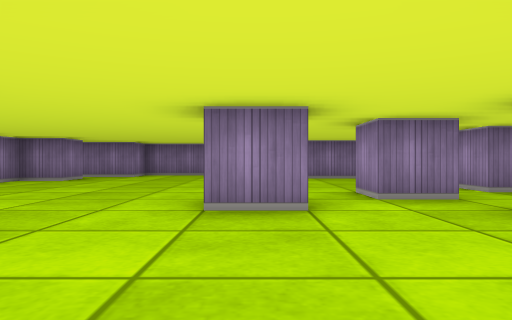
[1] (above)

23 first-person views from a walk through a cub3D ray-caster map. The camera is about half as high as the walls, looks level and sees 70° across. The floor is counted in squares. Each view is taken from the middle of a square. On the plan, view 1 faces up. The plan holds only what a view shows up to about 9 squares ahead; the rest is blank.

[2]
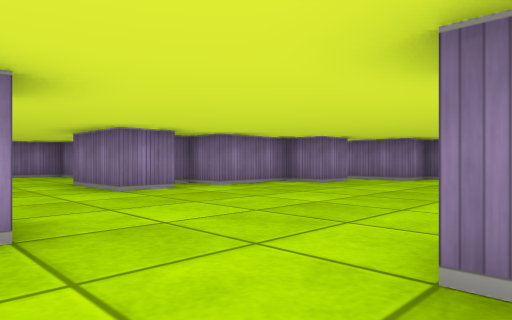

[3]
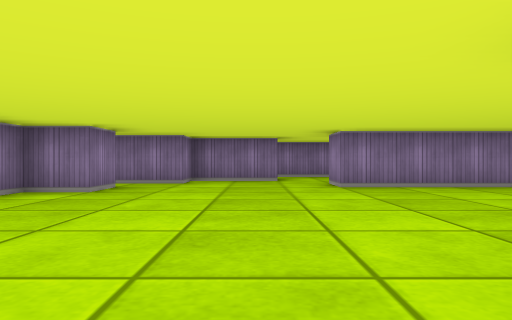

[4]
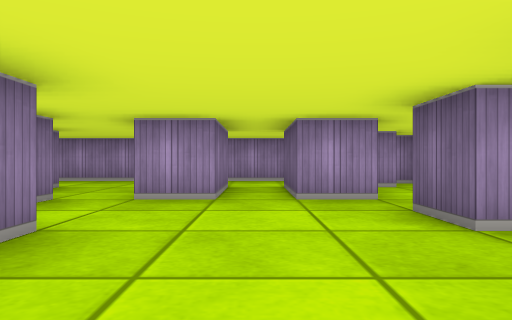

[5]
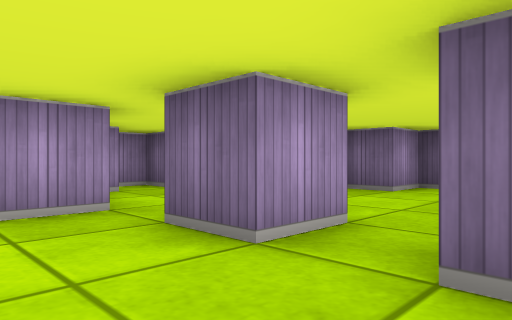

[6]
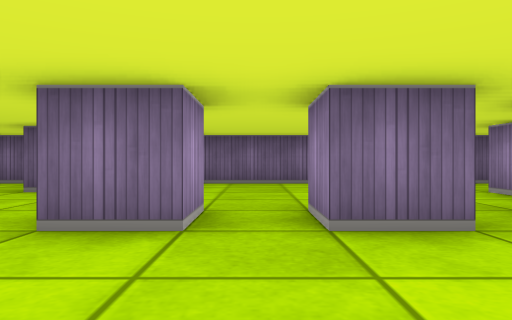

[7]
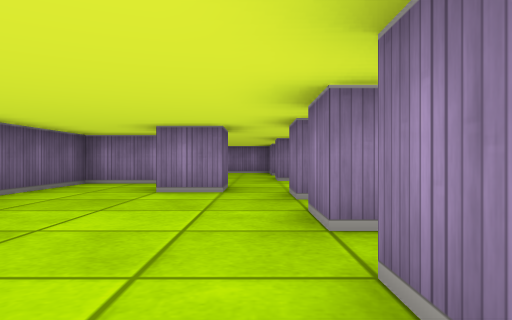

[8]
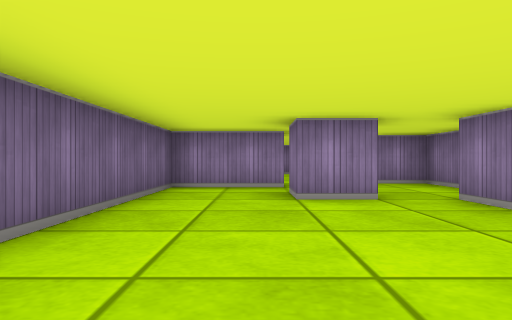

[9]
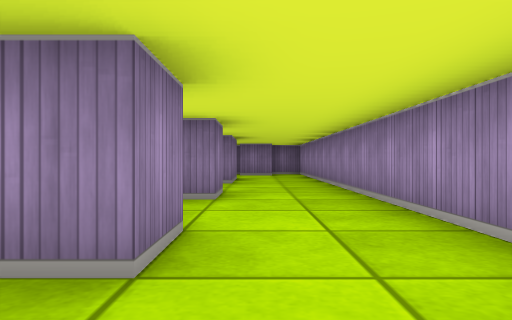

[10]
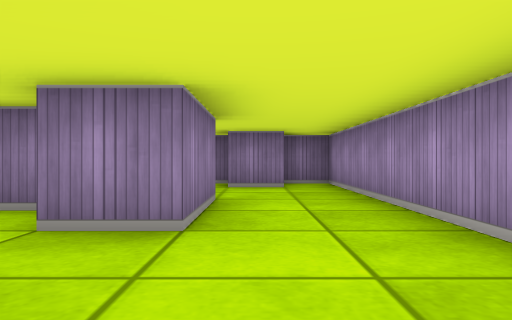

[11]
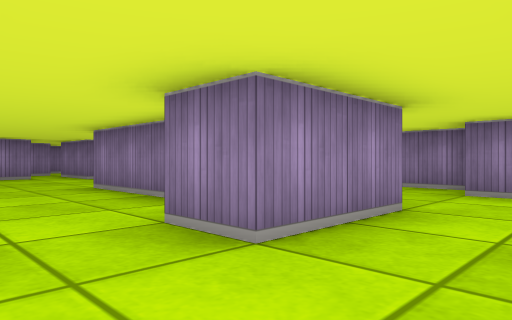

[12]
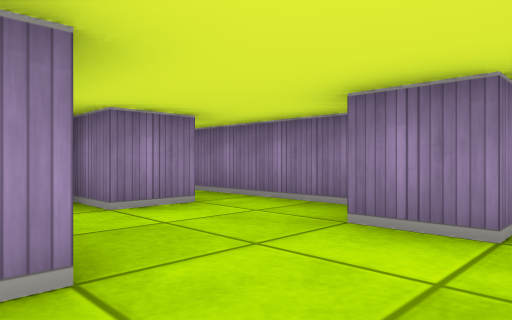

[13]
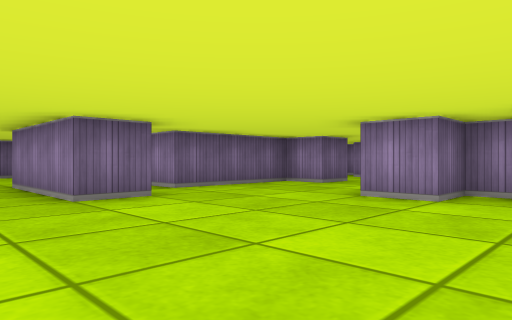

[14]
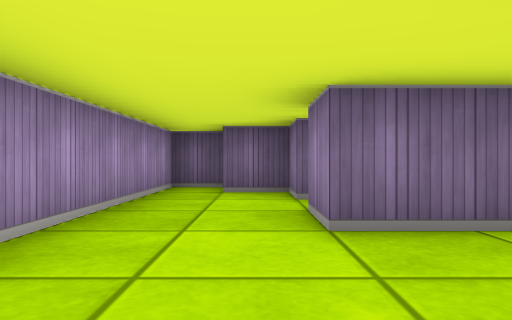

[15]
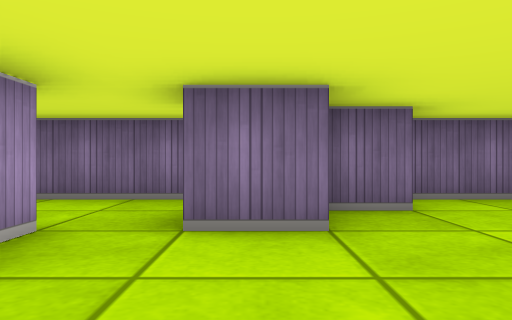

[16]
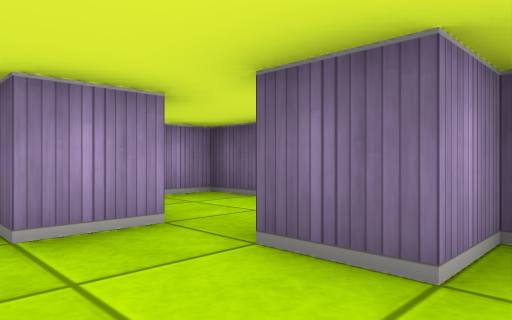

[17]
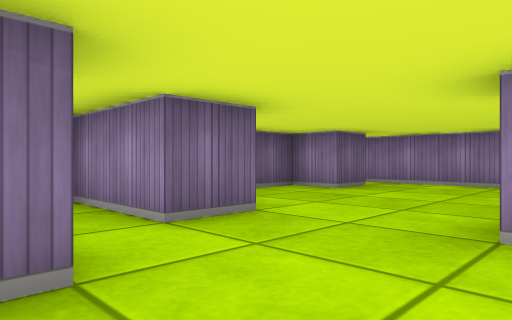

[18]
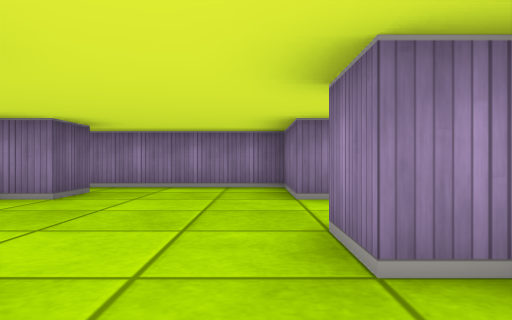

[19]
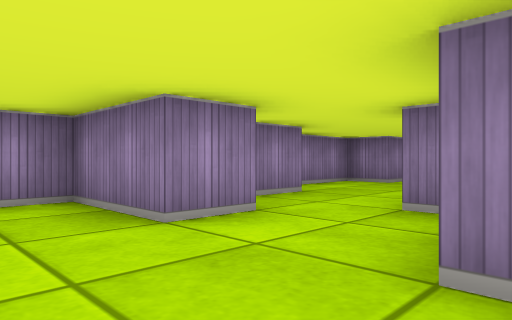

[20]
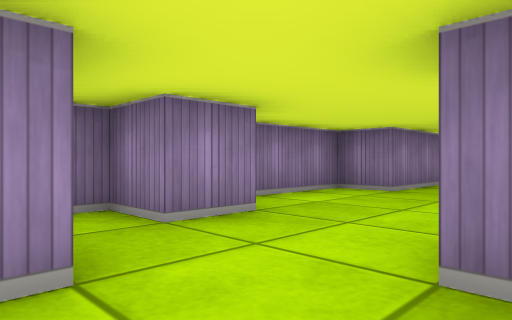

[21]
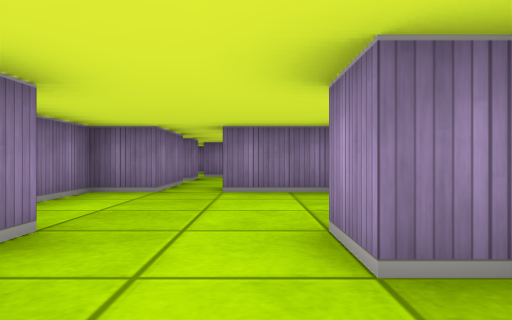

[22]
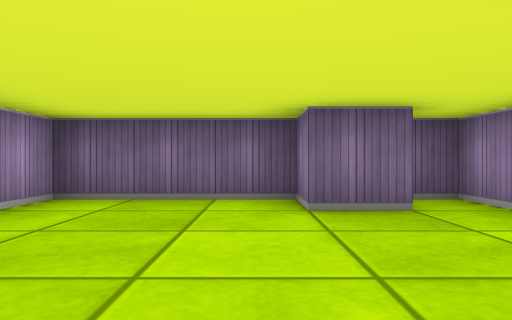

[23]
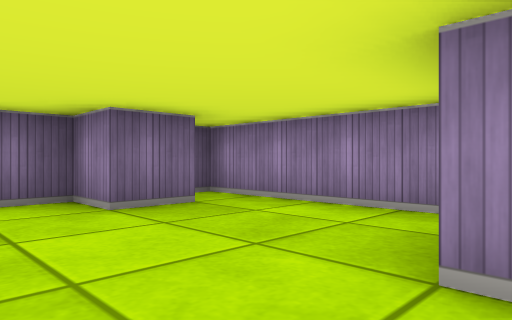

### Floor plan
Points are (right, up) in squares from view 1. A wall is a line through its corners. A room is listed if a view was taken in it or the views show most of it. See-through windows are left out.
Room 1 (views 1, 2, 3, 4, 5, 6, 7, 8, 10, 11, 13, 14, 15, 16, 17, 18)
walls: (0.6, 3.5) (-0.5, 3.5); (-3.5, 2.5) (-2.5, 2.5) (-2.5, -0.5) (-3.5, -0.5); (2.5, 4.5) (1.5, 4.5) (1.5, 5.5); (-1.6, 0.5) (-0.5, 0.5) (-0.5, -0.5) (-1.5, -0.5); (2.5, 2.5) (2.5, 3.5); (3.2, 3.5) (4.5, 3.5); (2.5, 0.5) (2.5, 1.5); (1.4, -0.5) (0.5, -0.5) (0.5, 0.5) (1.5, 0.5); (-5.2, 0.5) (-6.5, 0.5) (-6.5, -0.5) (-7.5, -0.5); (4.5, 6.5) (4.5, 5.5) (3.5, 5.5) (3.5, 6.4); (-4.5, 9.5) (-4.5, 8.5) (-5.5, 8.5) (-5.5, 6.5) (-6.5, 6.5) (-6.5, 5.5) (-5.5, 5.5) (-5.5, 4.5) (-7.5, 4.5); (-4.6, -1.5) (-3.5, -1.5) (-3.5, -2.5) (-4.4, -2.5); (3, 9.5) (-0.5, 9.5) (-0.5, 10.5); (4.5, 8.5) (3.5, 8.5); (-1.5, 11.5) (-3.5, 11.5) (-3.5, 10.5) (-4.9, 10.5); (6.5, 3.5) (6.5, 8.5); (-8.5, 2.5) (-7.5, 2.5) (-7.5, 1.5) (-4.5, 1.5) (-4.5, 0.6); (-6.5, -2.5) (-5.5, -2.5) (-5.5, -4.5) (1.5, -4.5) (1.5, -3.5) (2.5, -3.5) (2.5, -2.5) (3.5, -2.5); (4.5, -2.5) (4.5, -1.5); (5.5, -1.5) (5.5, -0.9)
ways out: opening at (3.5, 2) to room 2; opening at (5.5, 3) to room 2; opening at (5.5, 9.5) to room 3; opening at (-6.5, -1.5) to room 4; opening at (-8, 4) to room 5; opening at (-5, 10); opening at (-0.5, 12); opening at (4, -3)
Room 2 (view 9)
walls: (4.5, 3.5) (4.5, 2.5) (2.5, 2.5); (2.5, 1.5) (4.5, 1.5) (4.5, 0.5) (5.5, 0.5); (5.5, -0.5) (6.5, -0.5) (6.5, 3.5)
ways out: opening at (3.5, 2) to room 1; opening at (5.5, 3) to room 1
Room 3 (view 12)
walls: (4.5, 10.6) (4.5, 8.5); (2.5, 12.5) (2.5, 11.5) (1.5, 11.5); (5.5, 12.5) (4.5, 12.5); (4.5, 13.5) (1, 13.5); (6.5, 8.5) (6.5, 13.5) (5.5, 13.5)
ways out: opening at (5.5, 9.5) to room 1; opening at (1.5, 13)
Room 4 (views 19, 20, 21, 22, 23)
walls: (-10.5, -3.5) (-9.5, -3.5) (-9.5, -4.5) (-6.5, -4.5) (-6.5, -3.5); (-9.5, 0.6) (-9.5, -0.5) (-11.5, -0.5) (-11.5, -4.5) (-10.9, -4.5); (-7.9, 1.5) (-8.5, 1.5)
ways out: opening at (-6.5, -1.5) to room 1; opening at (-9, 0) to room 5
Room 5 (no view inside)
walls: (-10.5, 2.5) (-10.5, 1.5) (-11.5, 1.5); (-8.5, 1.5) (-8.5, 2.5); (-10.5, 5.5) (-11.5, 5.5) (-11.5, 3.5); (-7.9, 5.5) (-9.5, 5.5)
ways out: opening at (-8, 4) to room 1; opening at (-9, 0) to room 4; opening at (-10, 6)

Positions as (right, up) in squares from view 1, and headings:
1: (0, 0), facing up
2: (0, 2), facing up-left
3: (-2, 3), facing up
4: (-2, 2), facing right
5: (-1, 2), facing down-right
6: (0, 3), facing down
7: (2, -1), facing left
8: (1, -3), facing left
9: (5, 1), facing up
10: (5, 6), facing up
11: (6, 7), facing up-left
12: (6, 10), facing up-left
13: (-1, 7), facing down-left
14: (5, 6), facing down
15: (3, 0), facing down
16: (2, -1), facing down-right
17: (-4, 0), facing down-left
18: (-5, -1), facing left
19: (-7, -2), facing up-left
20: (-8, 0), facing up-left
21: (-9, 0), facing up
22: (-9, 0), facing down
23: (-8, 0), facing down-left
